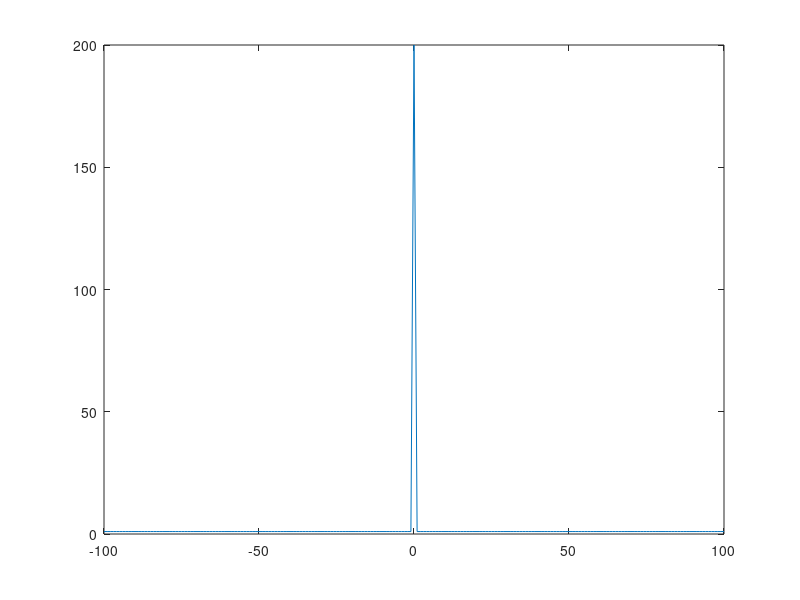

Here is the MATLAB script that generated this plot:
clear all 
close all 
clc

a=200;
t=0:1/a:1;
u=@(t) t>0;
x= u(t);

X=fftshift(fft(x));
X_magnitude= abs(X);
df = -a/2:1:a/2;
figure;
plot(df,X_magnitude);